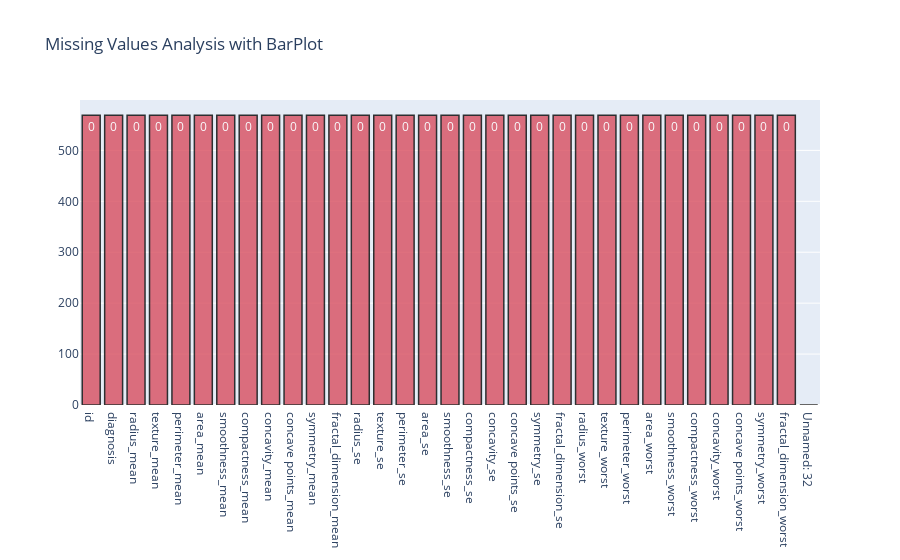

Notebook code cell kept with this figure:
### Code cell
# Define missing plot to detect all missing values in dataset
def missing_plot(dataset):
    for i in dataset.columns:
        null_feat = pd.DataFrame(len(dataset[i]) - dataset.isnull().sum(), columns = ['Count'])
        percentage_null = pd.DataFrame((len(dataset[i]) - (len(dataset[i]) - dataset.isnull().sum()))/len(dataset[i])*100, columns = ['Count'])
        percentage_null = percentage_null.round(2)

    trace = go.Bar(x = null_feat.index, y = null_feat['Count'] ,opacity = 0.8, text = percentage_null['Count'],  textposition = 'auto',marker=dict(color = '#D84E5F',
            line=dict(color='#000000',width=1.5)))

    layout = dict(title =  "Missing Values Analysis with BarPlot")

    fig = dict(data = [trace], layout=layout)
    py.iplot(fig)

def check_df(df, head=5, tail=5):
    print(" SHAPE ".center(60, '*'))
    print('Observations -------> {}'.format(df.shape[0]))
    print('Features     -------> {}'.format(df.shape[1]))
    print(" Types of Features ".center(60, '*'))
    print(df.dtypes,"\n")
    print(' Duplicate Values Analysis '.center(60, '*'))
    print("\n",df.duplicated().sum(),"\n")
    print("".center(60, '*'))


check_df(df)
missing_plot(df)

### Figure 1 — Plotly figure (JSON) as saved in the notebook; plotly's stock layout.template omitted (floating-point values rounded to 4 significant figures)
{"data": [{"marker": {"color": "#D84E5F", "line": {"color": "#000000", "width": 1.5}}, "opacity": 0.8, "text": [0, 0, 0, 0, 0, 0, 0, 0, 0, 0, 0, 0, 0, 0, 0, 0, 0, 0, 0, 0, 0, 0, 0, 0, 0, 0, 0, 0, 0, 0, 0, 0, 100], "textposition": "auto", "type": "bar", "x": ["id", "diagnosis", "radius_mean", "texture_mean", "perimeter_mean", "area_mean", "smoothness_mean", "compactness_mean", "concavity_mean", "concave points_mean", "symmetry_mean", "fractal_dimension_mean", "radius_se", "texture_se", "perimeter_se", "area_se", "smoothness_se", "compactness_se", "concavity_se", "concave points_se", "symmetry_se", "fractal_dimension_se", "radius_worst", "texture_worst", "perimeter_worst", "area_worst", "smoothness_worst", "compactness_worst", "concavity_worst", "concave points_worst", "symmetry_worst", "fractal_dimension_worst", "Unnamed: 32"], "y": [569, 569, 569, 569, 569, 569, 569, 569, 569, 569, 569, 569, 569, 569, 569, 569, 569, 569, 569, 569, 569, 569, 569, 569, 569, 569, 569, 569, 569, 569, 569, 569, 0]}], "layout": {"title": {"text": "Missing Values Analysis with BarPlot"}}}
